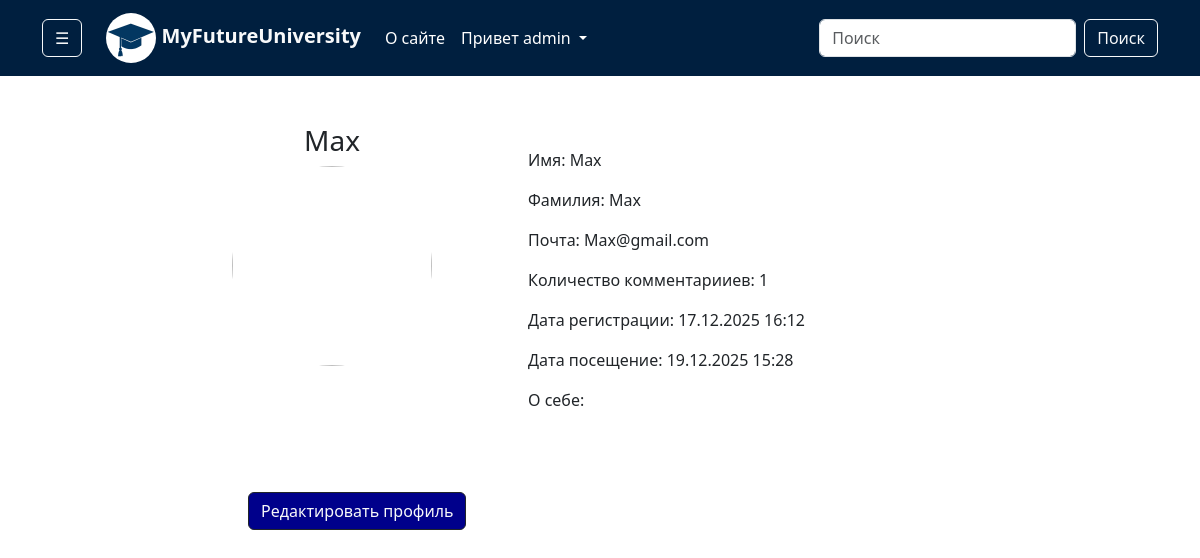
The app's page /profile/2/ (signed in) with its own data.
### MyFutureUni/models.py (models this page shows, shortened)
class ProfileUser(models.Model):
    user = models.OneToOneField(User, on_delete=models.CASCADE, verbose_name='Пользователь')
    photo = models.ImageField(upload_to='profile/', verbose_name='Фото профиля', null=True, blank=True)
    is_online = models.BooleanField(default=False, verbose_name='Статус профиля')
    about = models.CharField(max_length=250, verbose_name='О себе', null=True, blank=True)
    def get_photo(self):
        if self.photo:
            return self.photo.url
        else:
            return 'https://i.pinimg.com/originals/69/1b/66/691b66ef334e2c8a96ec9a76cd4589b1.jpg'
    def count_comment(self):
        if self.user.comment_set.all():
            return self.user.comment_set.all().count()
        else:
            return 0
    class Meta:
        verbose_name = 'Профиль'
        verbose_name_plural = 'Профили'

class Comment(models.Model):
    text = models.CharField(max_length=300, verbose_name='Текст комментария')
    university = models.ForeignKey(University, on_delete=models.CASCADE, verbose_name='Университет')
    author = models.ForeignKey(User, on_delete=models.CASCADE, verbose_name='Автор')
    created_at = models.DateTimeField(auto_now_add=True, verbose_name='Дата добавления')
    updated_at = models.DateTimeField(auto_now=True, verbose_name='Дата изменение')
    class Meta:
        verbose_name = 'Комментарий'
        verbose_name_plural = 'Комментарии'

### MyFutureUni/views.py (the view)
# urls.py: path('profile/<int:pk>/', profile_user, name='profile'),
def profile_user(request, pk):
    if request.user.is_authenticated:
        try:
            profile = ProfileUser.objects.get(user=pk)
            context = {
                'title': f'Профиль {profile.user.username}',
                'profile': profile,
                'account_form': EditAccountForm(instance=request.user),
                'profile_form': EditProfileUserForm(instance=request.user.profileuser)
            }
            return render(request, 'MyFutureUni/profile.html', context)
        except:
            return redirect('main')
    else:
        return redirect('login')

### MyFutureUni/forms.py
class EditAccountForm(forms.ModelForm):
    first_name = forms.CharField(label='Ваше имя', widget=forms.TextInput(attrs={
        'class': 'form-control'
    }))
    last_name = forms.CharField(label='Ваша фамилия', widget=forms.TextInput(attrs={
        'class': 'form-control'
    }))
    email = forms.EmailField(label='Ваша почта', widget=forms.EmailInput(attrs={
        'class': 'form-control'
    }))
    username = UsernameField(label='Придумайте логин', widget=forms.TextInput(attrs={
        'class': 'form-control'
    }))
    old_password = forms.CharField(required=False, label='Текущий пароль', widget=forms.PasswordInput(attrs={
        'class': 'form-control'
    }))
    new_password = forms.CharField(required=False, min_length=8, label='Новый пароль', widget=forms.PasswordInput(attrs={
        'class': 'form-control'
    }))
    new_password2 = forms.CharField(required=False, min_length=8, label='Подтвердить пароль', widget=forms.PasswordInput(attrs={
        'class': 'form-control'
    }))
    class Meta:
        model = User
        fields = ('first_name', 'last_name', 'email', 'username',
                  'old_password', 'new_password', 'new_password2')

class EditProfileUserForm(forms.ModelForm):
    about = forms.CharField(label='О себе', required=False, max_length=300, widget=forms.Textarea(attrs={
        'class': 'form-control'
    }))
    photo = forms.ImageField(label='Фото', required=False, widget=forms.FileInput(attrs={
        'class': 'form-control'
    }))
    class Meta:
        model = ProfileUser
        fields = ('photo', 'about')

### MyFutureUni/templatetags/university_tags.py (called while the page is built)
@register.simple_tag()
def get_categories():
    categories = CategoryUni.objects.all()
    return categories

@register.simple_tag()
def get_faculties():
    faculties = Faculty.objects.all()
    return faculties

### MyFutureUni/templates/MyFutureUni/profile.html (shortened to what this page needs)
{% extends 'base.html' %}
{% block main %}
<div class="d-flex justify-content-center col-12 py-5 px-5">
    <div class="col-8">
        <div class="d-flex profile_info text-dark">
            <div class="profile_photo text-center">
                <h3>{{ profile.user.username }}</h3>
                <img src="{{ profile.get_photo }}" alt="" height="200" width="200" class="rounded-circle">
            </div>
            <div class="text-dark mx-5 px-5 profile_detail">
                <div class="info d-flex flex-column mt-4">
                    <p>Имя: {{ profile.user.first_name }}</p>
                    <p>Фамилия: {{ profile.user.last_name }}</p>
                    <p>Почта: {{ profile.user.email }}</p>
                    <p>Количество комментарииев: {{ profile.count_comment }}</p>
                    <p>Дата регистрации: {{ profile.user.date_joined|date:"d.m.Y H:i" }}</p>
                    <p>Дата посещение: {{ profile.user.last_login|date:"d.m.Y H:i" }}</p>
                    <p>О себе: {% if profile.about %} {{ profile.about }} {% endif %}</p>
                </div>
            </div>
        </div>
        <div class="change_profile my-5 p-3">
            <p>
                <button class="btn btn__des border-dark text-light" style="background-color: darkblue;" type="button" data-bs-toggle="collapse"
                        data-bs-target="#collapseExample" aria-expanded="false" aria-controls="collapseExample">
                    Редактировать профиль
                </button>
            </p>
        </div>
    </div>
</div>
{% endblock main %}

### base_templates/base.html (shortened to what this page needs)
{% load static %}
<!doctype html>
<html lang="en">
<head>
    <link href="https://cdn.jsdelivr.net/npm/bootstrap@5.3.3/dist/css/bootstrap.min.css" rel="stylesheet"
>
    <link rel="stylesheet" href="https://cdn.jsdelivr.net/npm/bootstrap-icons@1.11.1/font/bootstrap-icons.css">
        <link rel="stylesheet" href="{% static 'css/style.css' %}">
</head>
<body>
<nav class="navbar navbar-expand-lg navbar-dark">
    <div class="container">
        <button class="btn btn-outline-light me-4"
                type="button"
                data-bs-toggle="offcanvas"
                data-bs-target="#offcanvasWithBothOptions"
                aria-controls="offcanvasWithBothOptions">
            ☰
        </button>
        <a class="navbar-brand fw-bold text-light" href="{% url 'main' %}">
            <img src="{% static 'images/logo.webp' %}" alt="" width="50" height="50" class="rounded-circle"> MyFutureUniversity</a>
        <div class="collapse navbar-collapse" id="navbarSupportedContent">
            <ul class="navbar-nav me-auto mb-2 mb-lg-0">
                <li class="nav-item">
                    <a class="nav-link active" aria-current="page" href="{% url 'about' %}">О сайте</a>
                </li>
                {% if request.user.is_authenticated %}
                <li class="nav-item dropdown">
                    <a class="nav-link dropdown-toggle active" href="#" role="button" data-bs-toggle="dropdown"
                       aria-expanded="false">
                        Привет {{ request.user.username }}
                    </a>
                </li>
                {% else %}
                <li class="nav-item">
                    <a class="nav-link active" href="{% url 'login' %}">Вход/Регистрация</a>
                </li>
                {% endif %}
            </ul>
            <form class="d-flex" role="search" method="get" action="{% url 'search' %}">
                <input name="q" class="form-control me-2" type="search" placeholder="Поиск" aria-label="Поиск">
                <button class="btn btn-outline-light" type="submit">Поиск</button>
            </form>
        </div>
    </div>
</nav>
{% load university_tags %}
            {% get_categories as categories %}
<main class="main">
    {% block main %}
    {% endblock main %}
</main>
</body>
</html>

### MyFutureUni/static/css/style.css (style rules this page uses)
.navbar { background-color: #001f3f; }

### records on screen
ProfileUser: user.username "Max", user.first_name "Max", user.last_name "Max", user.email "Max@gmail.com", count_comment "1", user.date_joined "17.12.2025 16:12", user.last_login "19.12.2025 15:28"

### other values on screen
{{ request.user.username }} "admin"
